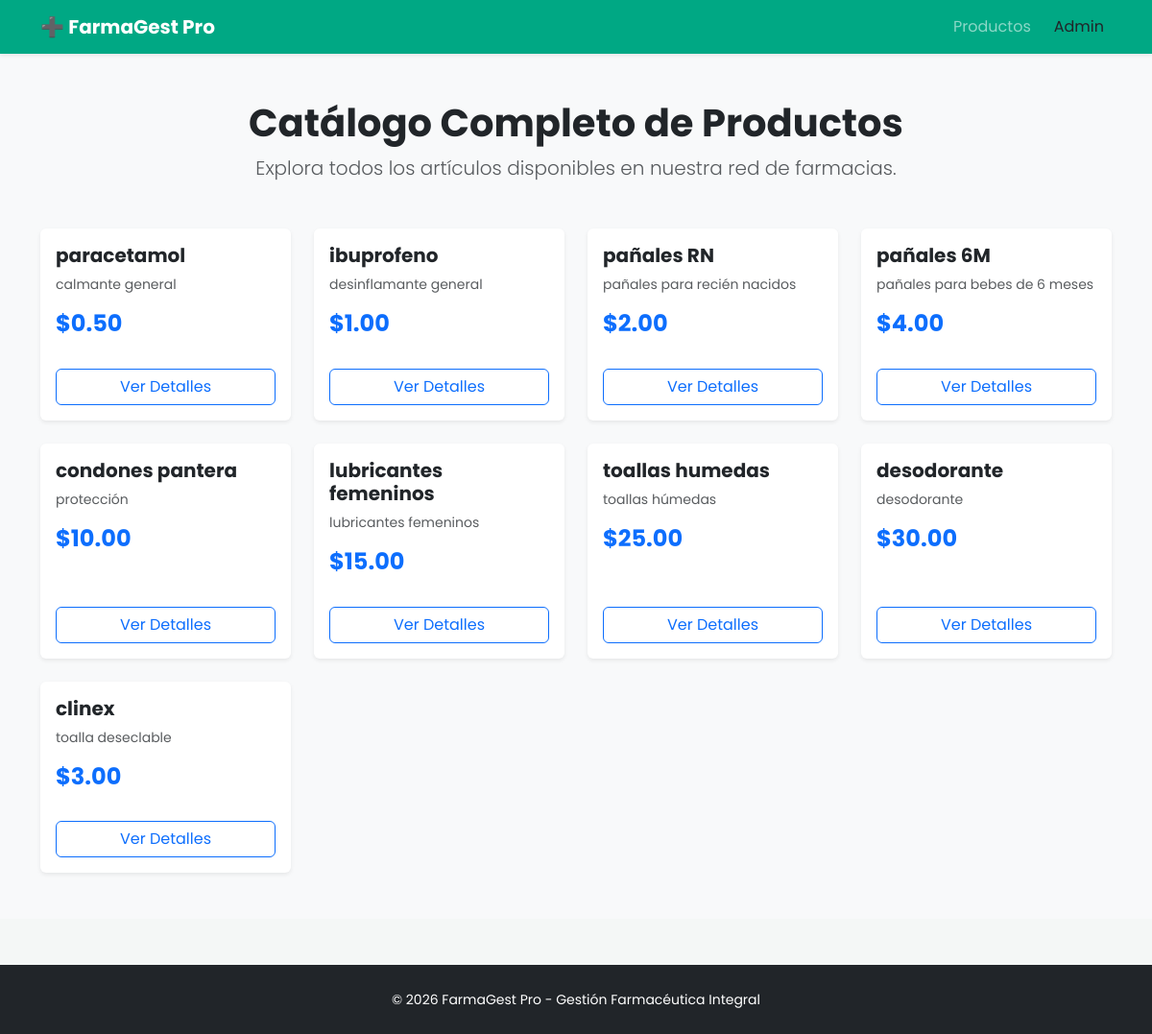
/productos/, run on the app's committed database.
### GFarma/models.py (models this page shows, shortened)
class Producto(models.Model):
    nombre = models.CharField(max_length=150)
    descripcion = models.TextField(blank=True)
    precio = models.DecimalField(max_digits=10, decimal_places=2)
    sucursales = models.ManyToManyField(
        'Sucursal',
        through='Inventario',
        related_name='productos'
    )

### gestionFarmacia/views.py (the view)
# urls.py: path('productos/', lista_productos_general, name='lista_productos'),
def lista_productos_general(request):
    productos = Producto.objects.all()
    return render(request, 'producto.html', {'productos': productos})

### gestionFarmacia/templates/producto.html (shortened to what this page needs)
{% extends "planillaBase.html" %}
{% block content %}
<section class="py-5 bg-light">
    <div class="container">
        <div class="text-center mb-5">
            <h1 class="fw-bold">Catálogo Completo de Productos</h1>
            <p class="lead text-muted">Explora todos los artículos disponibles en nuestra red de farmacias.</p>
        </div>
        <div class="row row-cols-1 row-cols-sm-2 row-cols-md-3 row-cols-lg-4 g-4">
            {% for producto in productos %}
            <div class="col">
                <div class="card h-100 border-0 shadow-sm">
                    <div class="card-body">
                        <h5 class="card-title fw-bold text-dark">{{ producto.nombre }}</h5>
                        <p class="card-text text-muted small">
                            {{ producto.descripcion|truncatechars:80 }}
                        </p>
                        <h4 class="text-primary fw-bold">${{ producto.precio }}</h4>
                    </div>
                    <div class="card-footer bg-transparent border-0 pb-3">
                        <a href="#" class="btn btn-outline-primary w-100">Ver Detalles</a>
                    </div>
                </div>
            </div>
            {% empty %}
            <div class="col-12 text-center">
                <p>No hay productos registrados en el sistema actualmente.</p>
            </div>
            {% endfor %}
        </div>
    </div>
</section>
{% endblock %}

### gestionFarmacia/templates/planillaBase.html (style rules this page uses)
body { font-family: 'Poppins', sans-serif; background-color: #f4f7f6; display: flex; flex-direction: column; min-height: 100vh; }

### data on the page
Producto: nombre "paracetamol", descripcion "calmante general", precio "0.50"
Producto: nombre "ibuprofeno", descripcion "desinflamante general", precio "1.00"
Producto: nombre "pañales RN", descripcion "pañales para recién nacidos", precio "2.00"
Producto: nombre "pañales 6M", descripcion "pañales para bebes de 6 meses", precio "4.00"
Producto: nombre "condones pantera", descripcion "protección", precio "10.00"
Producto: nombre "lubricantes femeninos", descripcion "lubricantes femeninos", precio "15.00"
Producto: nombre "toallas humedas", descripcion "toallas húmedas", precio "25.00"
Producto: nombre "desodorante", descripcion "desodorante", precio "30.00"
Producto: nombre "clinex", descripcion "toalla deseclable", precio "3.00"
